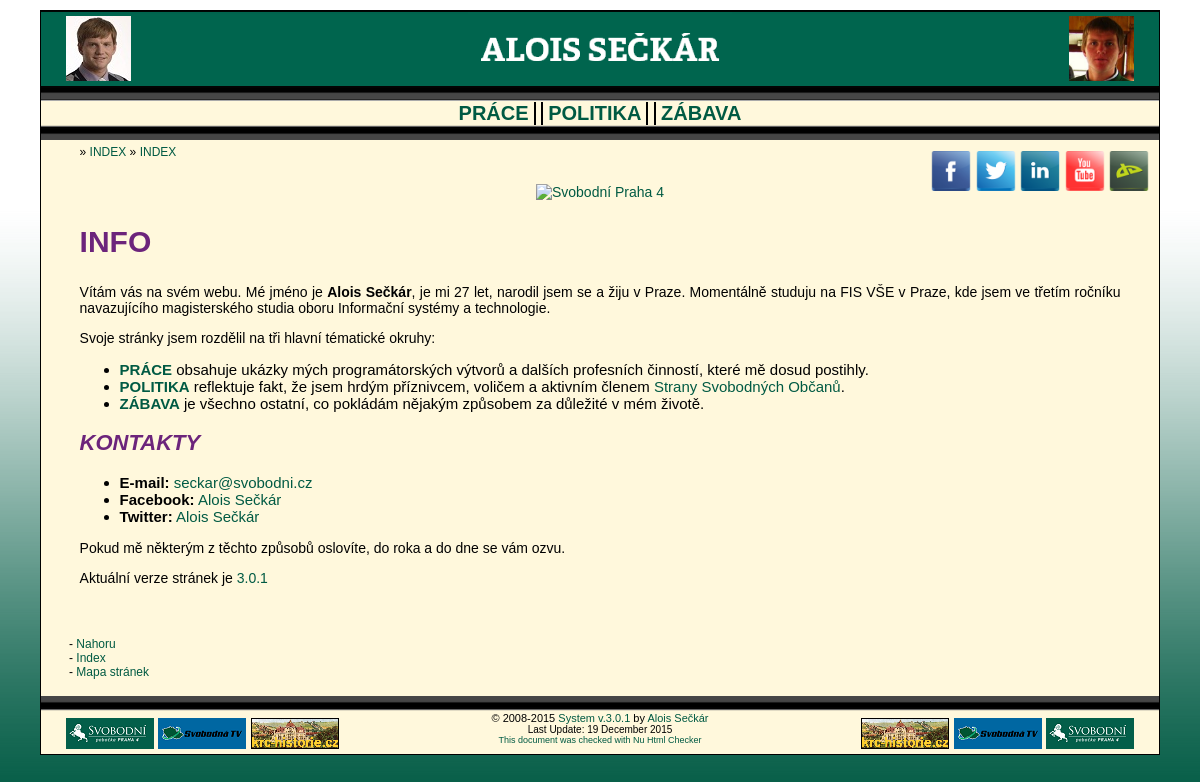
The page / on the database its author committed.
### tables this page shows
CREATE TABLE IF NOT EXISTS `elrh_contacts` (
  `contact` varchar(25) NOT NULL,
  `name` varchar(25) NOT NULL,
  `link` varchar(100) NOT NULL,
  `dscr` varchar(50) NOT NULL
);

### index.php (called while the page is built, shortened)
<?php
$controller = new ELRHPageController();
$controller->resolvePath(mb_strtolower($page, 'UTF-8'));
$controller->prepareData();
$controller->renderPage();
?>

### web/scripts/page-data/elrh_data_helper.php (called while the page is built, shortened)
<?php
class ELRHDataHelper {
	public static function retrieveArray($mysqli, $query) {
		$result = $mysqli->query($query);
	    $i = 0;
		while ($current = $result->fetch_array()) {
			$array[$i] = $current;
			$i++;
		}
		return $array;
	}
}

### web/scripts/page-data/elrh_index_data.php (called while the page is built, shortened)
<?php
class ELRHPageData {
	public static function prepareData($item, $mysqli) {
		$data["title"] = "Alois Sečkár - Domovská stránka";
		$data["age"] = ELRHMiscHelper::elrhCountAge("1988-07-21");
		include_once getcwd().'/web/scripts/page-data/elrh_data_helper.php';
		$data["contacts"] = ELRHDataHelper::retrieveArray(
			$mysqli, "SELECT contact, name, link, dscr FROM elrh_contacts");
		return $data;
	}
}

### web/scripts/page-content/elrh_content_helper.php (the view, shortened to what this page needs)
<?php
class ELRHContentHelper {
	public static function renderContactsList($contacts, $level) {
		echo '<'.$level.'>KONTAKTY</'.$level.'>'.PHP_EOL;
		echo '<ul>'.PHP_EOL;
			foreach ($contacts as $contact_info) {
				echo '<li><strong>'.$contact_info["contact"].':</strong> <a href="'.$contact_info["link"].'" title="'.$contact_info["dscr"].'">'.$contact_info["name"].'</a></li>'.PHP_EOL;
			}
		echo '</ul>'.PHP_EOL;
		echo '<p>'.PHP_EOL;
			echo 'Pokud mě některým z&nbsp;těchto způsobů oslovíte, do roka a&nbsp;do dne se vám ozvu.'.PHP_EOL;
		echo '</p>'.PHP_EOL;
	}
}

### elrh_css.css (style rules this page uses)
a { text-decoration: none }
a:link { color: #005a43; }
p { font-size: 14px; }
body { font-family: 'Arial'; background-image: url('web/skin/body_bg.png'); background-repeat: repeat-x; background-color: #005a43; }
h2 { color: #6C247B; font-size: 22px; font-style: italic; }

### rows shown on the page
elrh_contacts: contact "E-mail", name "seckar@svobodni.cz"
elrh_contacts: contact "Facebook", name "Alois Sečkár"
elrh_contacts: contact "Twitter", name "Alois Sečkár"

### other values the page prints
$page_nav["name"] "INDEX"
$page_data["age"] "27"
$page_data["version"] "3.0.1"
$version "3.0.1"
$update "19 December 2015"
